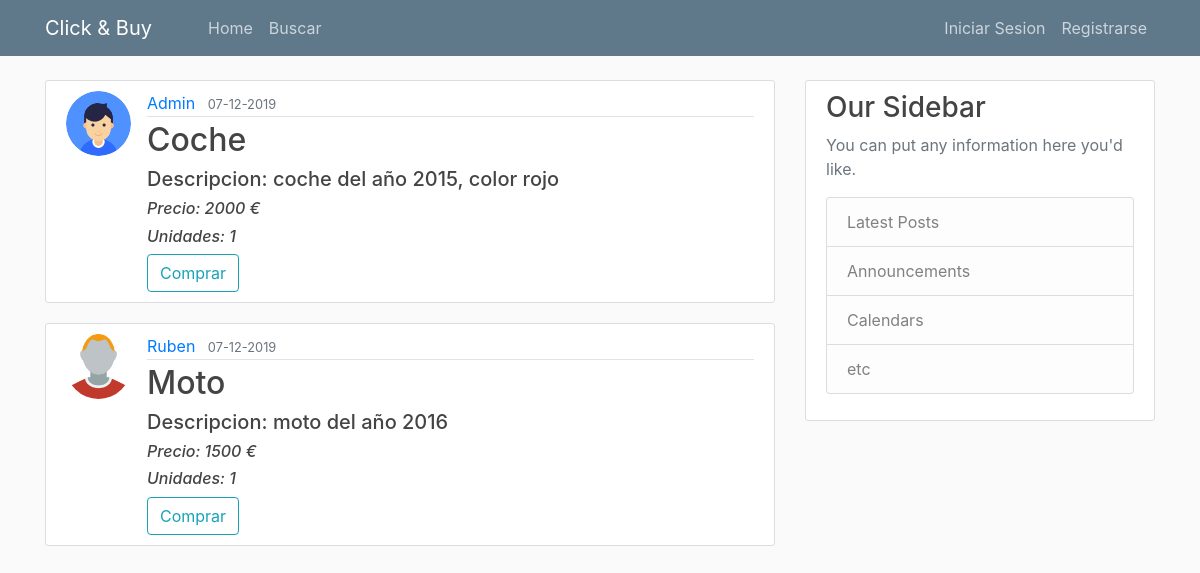
The page /home on the database its author committed.
### clickbuy/models.py (models this page shows, shortened)
class Products(db.Model):
    id = db.Column(db.Integer, primary_key=True)
    nameArt = db.Column(db.String, nullable=False)
    date_posted = db.Column(db.DateTime, nullable=False, default=datetime.utcnow)
    content = db.Column(db.String, nullable=False)
    units = db.Column(db.Integer, nullable=False)
    price = db.Column(db.Integer, nullable=False)
    user_id = db.Column(db.Integer, db.ForeignKey('user.id'), nullable=False)

class User(db.Model, UserMixin):
    id = db.Column(db.Integer, primary_key=True)
    username = db.Column(db.String(20), unique=True, nullable=False)
    email = db.Column(db.String(120), unique=True, nullable=False)
    image_file = db.Column(db.String(20), nullable=False, default='default.png')
    password = db.Column(db.String(60), nullable=False)
    products = db.relationship('Products', backref='author', lazy=True)

### clickbuy/routes.py (the view)
@app.route('/')
@app.route('/home')
def home():
    products = Products.query.all()
    return render_template('home.html', products=products)

### clickbuy/templates/home.html
{% extends "layout.html" %}
{% block content %}
    {% for products in products %}
        <article class="media content-section">
          <img class="rounded-circle article-img" src="{{ url_for('static', filename='profile_pics/' + products.author.image_file) }}">
          <div class="media-body">
            <div class="article-metadata">
              <a class="mr-2" href="#">{{ products.author.username}}</a>
              <small class="text-muted">{{ products.date_posted.strftime('%d-%m-%Y') }}</small>
            </div>
            <h2><a class="article-title" href="#">{{ products.nameArt }}</a></h2>
            <h5><a class="article-title" href="#">Descripcion: {{ products.content }}</a></h5>
            <h6><i>Precio: {{ products.price }} €</i></h6>
            <h6><i> Unidades: {{ products.units }} </i></h6>
            {% if products.author.username != current_user.username %}
              <button type="button" class="btn btn-outline-info" onclick="window.location.href='{{ url_for('buyproduct', id=products.id)}}'">Comprar</button>
            {% endif %}
          </div>
        </article>
    {% endfor %}
{% endblock content %}

### clickbuy/templates/layout.html (shortened to what this page needs)
<!DOCTYPE html>
<html lang="en">
<head>
    <link rel="stylesheet" href="https://stackpath.bootstrapcdn.com/bootstrap/4.3.1/css/bootstrap.min.css">
    <link rel="stylesheet" type = "text/css" href="{{ url_for('static', filename='main.css') }}">
</head>
<body>
    <header class="site-header">
      <nav class="navbar navbar-expand-md navbar-dark bg-steel fixed-top">
        <div class="container">
          <a class="navbar-brand mr-5" href="/">Click & Buy</a>
          <div class="collapse navbar-collapse" id="navbarToggle">
            <div class="navbar-nav mr-auto">
              <a class="nav-item nav-link" href="/">Home</a>
              <a class="nav-item nav-link" href="/search">Buscar</a>
            </div>
            <div class="navbar-nav">
              {% if current_user.is_authenticated %}
                <a class="nav-item nav-link" href="/account">Mi Cuenta</a>
                <a class="nav-item nav-link" href="/logout">Cerrar Sesion</a>
              {% else %}
                <a class="nav-item nav-link" href="/login">Iniciar Sesion</a>
                 <a class="nav-item nav-link" href="/register">Registrarse</a>
              {% endif %}
            </div>
          </div>
        </div>
      </nav>
    </header>
    <main role="main" class="container">
      <div class="row">
        <div class="col-md-8">
            {% block content %}{% endblock %}
        </div>
        <div class="col-md-4">
          <div class="content-section">
            <h3>Our Sidebar</h3>
            <p class='text-muted'>You can put any information here you'd like.
              <ul class="list-group">
                <li class="list-group-item list-group-item-light">Latest Posts</li>
                <li class="list-group-item list-group-item-light">Announcements</li>
                <li class="list-group-item list-group-item-light">Calendars</li>
                <li class="list-group-item list-group-item-light">etc</li>
              </ul>
            </p>
          </div>
        </div>
      </div>
    </main>
</body>
</html>

### clickbuy/static/main.css (style rules this page uses)
body { background: #fafafa; color: #333333; margin-top: 5rem; }
h1, h2, h3, h4, h5, h6 { color: #444444; }
.bg-steel { background-color: #5f788a; }
.site-header .navbar-nav .nav-link { color: #cbd5db; }
.content-section { background: #ffffff; padding: 10px 20px; border: 1px solid #dddddd; border-radius: 3px; margin-bottom: 20px; }
.article-title { color: #444444; }
.article-img { height: 65px; width: 65px; margin-right: 16px; }
.article-metadata { padding-bottom: 1px; margin-bottom: 4px; border-bottom: 1px solid #e3e3e3 }

### rows shown on the page
Products: image_file (placeholder picture), author.username "Admin", date_posted "07-12-2019", nameArt "Coche", content "coche del año 2015, color rojo", price "2000", units "1"
Products: image_file (picture), author.username "Ruben", date_posted "07-12-2019", nameArt "Moto", content "moto del año 2016", price "1500", units "1"
